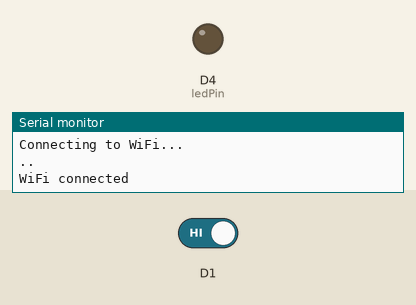
Recording of a sketch running on a simulated ESP8266 (NodeMCU). Shown: output pins drawn as LEDs (lit = HIGH), the last lines printed to the serial monitor. The test bench sets the inputs (shaded band); at power-on: D1 HIGH. WiFi joins after 1.5 s; servers stay silent unless stated; uploads are accepted with an empty reply.

Above: at 3.2 s.
3.3 s: D1 driven LOW
At 4.7 s:
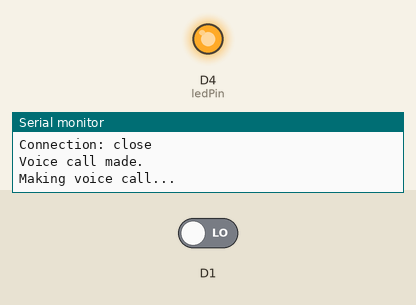
5.0 s: D1 driven HIGH
At 7.1 s:
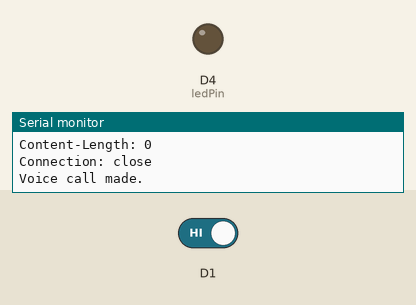
Timing chart, 0 to 8.6 s (numbered marks = the images above; inputs shaded):
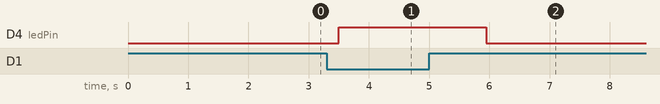

The sketch:

magicButton.ino
```cpp
#include <ESP8266WiFi.h>
#include <WiFiClientSecure.h>
#include <base64.h>

int ledPin = D4;

const char* ssid = "*********";
const char* password = "********";

const char* accountSID = "*****************************";
const char* authToken = "******************************";
const char* fromNumber = "+***********";
const char* toNumber = "+****************";

const char *twilioServer = "api.twilio.com";
const int twilioPort = 443;

WiFiClientSecure client;

void setup()
{
    pinMode(ledPin, OUTPUT);
    Serial.begin(9600);
    delay(10);

    Serial.println();
    Serial.println("Connecting to WiFi...");

    WiFi.begin(ssid, password);

    while (WiFi.status() != WL_CONNECTED)
    {
        delay(1000);
        Serial.print(".");
    }

    Serial.println("");
    Serial.println("WiFi connected");

    // Initialize secure client
    client.setInsecure();
}

void loop()
{
    if (digitalRead(D1) == LOW)
    {
        makeVoiceCall();
        digitalWrite(ledPin, HIGH);
        delay(1000); // Debounce delay
    }
    else
    {
        digitalWrite(ledPin, LOW);
    }
}

void makeVoiceCall()
{
    Serial.println("Making voice call...");

    if (client.connect(twilioServer, twilioPort))
    {
        digitalWrite(ledPin, HIGH);
        // Prepare Twilio credentials in base64 format
        String credentials = accountSID;
        credentials += ":";
        credentials += authToken;
        String base64Credentials = base64::encode(credentials);

        // Construct the POST request body
        String postBody = "Url=https://demo.twilio.com/docs/voice.xml&To=";
        postBody += toNumber;
        postBody += "&From=";
        postBody += fromNumber;

        // HTTP request
        client.println("POST /2010-04-01/Accounts/" + String(accountSID) + "/Calls.json HTTP/1.1");
        client.println("Host: api.twilio.com");
        client.print("Authorization: Basic ");
        client.println(base64Credentials);
        client.println("Content-Type: application/x-www-form-urlencoded");
        client.print("Content-Length: ");
        client.println(String(postBody.length()));
        client.println();
        client.println(postBody);

        // Wait for response
        while (client.connected())
        {
            if (client.available())
            {
                char c = client.read();
                Serial.print(c);
            }
        }
        client.stop();
        Serial.println();
        Serial.println("Voice call made.");
    }
    else
    {
        Serial.println("Connection to Twilio failed");
    }
}
```

Measured:
- after the input at 3.3 s, D4 (ledPin): LOW → HIGH after 0.20 s
- after the input at 5.0 s, D4 (ledPin): HIGH → LOW after 0.95 s
